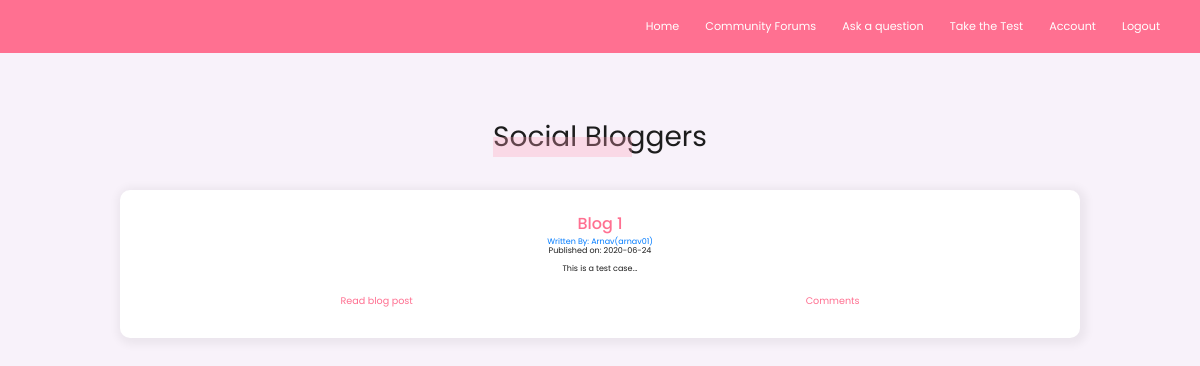
Before: / (signed in) with the older database file.
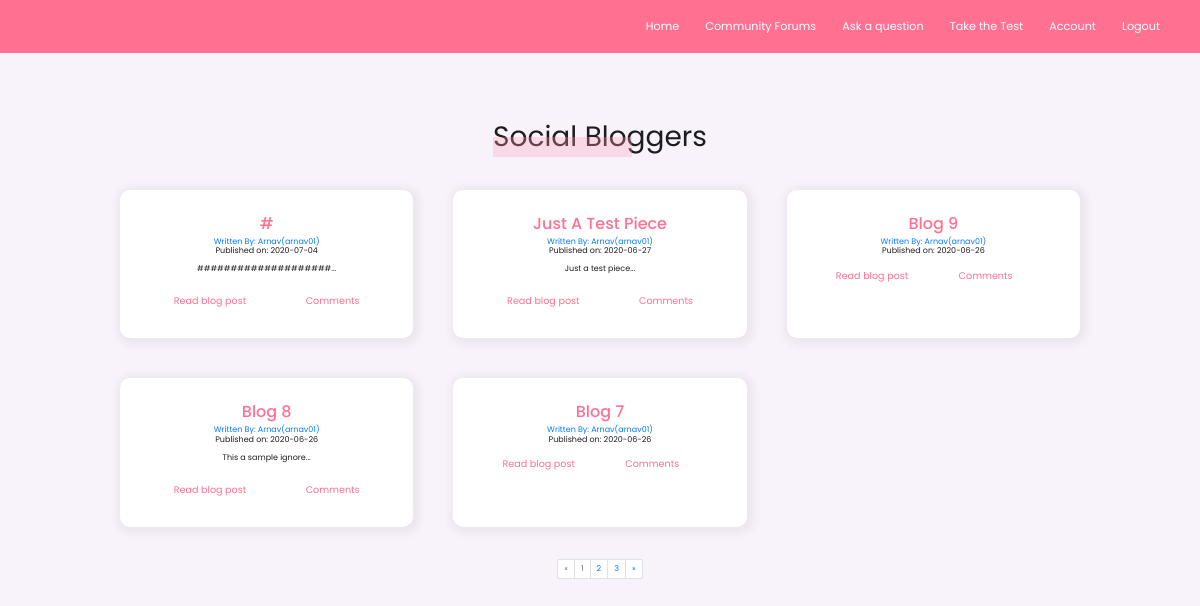
After: the same page with the newer database file.
### blogs/models.py (models this page shows, shortened)
class BlogPost(db.Model):
    __tablename__ = 'blogs'
    users = db.relationship(User)
    reply = db.relationship('Reply' , backref = 'blog_reply' , lazy = 'dynamic')
    blog_image = db.Column(db.String(64), nullable = False, default = 'None.png')
    id = db.Column(db.Integer,primary_key=True)
    user_id = db.Column(db.Integer,db.ForeignKey('users.id'),nullable=False)
    date = db.Column(db.DateTime,nullable = False,default=datetime.now)
    title = db.Column(db.String(140),nullable=False)
    text = db.Column(db.Text,nullable = False)

class User(db.Model,UserMixin):
    __tablename__ = 'users'
    id = db.Column(db.Integer,primary_key = True)
    fname = db.Column(db.String(64))
    profile_image = db.Column(db.String(64), nullable = False, default = 'Site_icon.png')
    email = db.Column(db.String(64),unique = True,index = True)
    username = db.Column(db.String(64),unique = True,index = True)
    password_hash = db.Column(db.String(128))
    reply = db.relationship('Reply' , backref = 'user_reply', lazy = 'dynamic')
    posts = db.relationship('BlogPost', backref = 'author' ,lazy = True)

### blogs/core/views.py (the view)
@core.route('/')
def index():
    maxi = 0
    n = 0
    mylist = [1]
    page = request.args.get('page',1,type = int)
    blog_posts = BlogPost.query.order_by(BlogPost.date.desc()).paginate(page=page,per_page=5)
    for page_num in blog_posts.iter_pages(left_edge=1, right_edge = 1, left_current=1, right_current=2):
        mylist.append(page_num)
        n+=1
    maxi = max(mylist)
    return render_template('index.htm',blog_posts=blog_posts, maxi  =maxi, n=n)

### blogs/models.py (called while the page is built)
@login_manager.user_loader
def load_user(user_id):
    return User.query.get(user_id)

### blogs/templates/index.htm (shortened to what this page needs)
{%extends "base.htm"%}
    {%block content%}
    <div class="blog-container" align ="center">
    <h1 class = "heading-1">Social Bloggers</h1><br>
    {%if current_user.is_authenticated%}
      <div class="blog-grid">
        {%for post in blog_posts.items%}
        {%if post.blog_image != 'None.png'%}
          <div class="blog__card">
            <div class="blog__card-body">
              <div class="">
                <h2><a class = 'blog__card-title mgb' href="{{url_for('blogpost.blog_post', blog_post_id=post.id)}}">{{post.title}}</a></h2>
                <a href="{{url_for('users.user_posts',username = post.author.username)}}">Written By: {{post.author.fname}}({{post.author.username}})</a>
                <p>Published on: {{post.date.strftime('%Y-%m-%d')}}</p>
                <div class="cta">
                  <a class = "btn-secondary" href="{{url_for('blogpost.blog_post', blog_post_id=post.id)}}">Read blog post</a>
                  <a class = "btn-secondary text-center" href="{{url_for('blogpost.make_reply', blog_post_id = post.id)}}">Comments</a><br>
                </div>
                </div>
            </div>
          </div>
          {%else%}
          <div class="blog__card">
            <div class="blog__card-body">
              <div class="">
                <h2><a class = 'blog__card-title mgb' href="{{url_for('blogpost.blog_post', blog_post_id=post.id)}}">{{post.title}}</a></h2>
                <a href="{{url_for('users.user_posts',username = post.author.username)}}">Written By: {{post.author.fname}}({{post.author.username}})</a>
                <p>Published on: {{post.date.strftime('%Y-%m-%d')}}</p>
                <p class="mgb">{{post.text[:20]}}...</p>
                <div class="cta">
                  <a class = "btn-secondary" href="{{url_for('blogpost.blog_post', blog_post_id=post.id)}}">Read blog post</a>
                  <a class = "btn-secondary text-center" href="{{url_for('blogpost.make_reply', blog_post_id = post.id)}}">Comments</a>
                </div>
                </div>
            </div>
          </div>
          {%endif%}
        {%endfor%}
        </div>
        {%if n > 1%}
        {%if current_user.is_authenticated%}
          <ul class="pagination justify-content-center">
            {%if blog_posts.page > 1%}
              <li class="page-item">
                <a class="page-link" href="{{url_for('core.index', page = blog_posts.page - 1)}}" aria-label="Previous">
                  <span aria-hidden="true">&laquo;</span>
                  <span class="sr-only">Previous</span>
                </a>
              </li>
            {%else%}
            <li class="page-item disabled">
              <a class="page-link" href="{{url_for('core.index', page = blog_posts.page)}}" aria-label="Previous">
                <span aria-hidden="true">&laquo;</span>
              </a>
            </li>
            {%endif%}
            {%for page_num in blog_posts.iter_pages(left_edge=1, right_edge = 1, left_current=1, right_current=2) %}
              {%if blog_posts.page == page_num%}
                <li class='page-item disabled'>
                  <a class="page-link" href="{{url_for('core.index',page=page_num)}}">{{page_num}}</a>
                </li>
              {%else%}
              <li class='page-item '>
                <a class="page-link" href="{{url_for('core.index',page=page_num)}}">{{page_num}}</a>
              </li>
              {%endif%}
            {%endfor%}
          {%if blog_posts.page < maxi%}
            <li class="page-item">
              <a class="page-link" href="{{url_for('core.index', page = blog_posts.page + 1)}}" aria-label="Next">
                <span aria-hidden="true">&raquo;</span>
              </a>
            </li>
          {%endif%}
          </ul>
        {%endif%}
        {%endif%}
    {%else%}
      <a href="{{url_for('users.register')}}">Sign up now</a><br>
      <a href="{{url_for('users.login')}}">Sign in</a><br>
    {%endif%}
</div>
{%endblock%}

### blogs/templates/base.htm (shortened to what this page needs)
<!DOCTYPE html>
<html lang="en" dir="ltr">
  <head>
    <link rel="stylesheet" href="https://stackpath.bootstrapcdn.com/bootstrap/4.5.0/css/bootstrap.min.css">
    <link rel="stylesheet" type="text/css" href="{{ url_for('static', filename='styles.css') }}">
  </head>
  <body class="">
    <nav class="navbar-change">
      <div class="navbar__links">
          <a class="navbar__link" href="{{url_for('core.info')}}">Home</a>
          <a class="navbar__link" href="{{url_for('core.index')}}">Community Forums</a>
          <a class="navbar__link" href="{{url_for('blogpost.create_post')}}">Ask a question</a>
          <a class="navbar__link" href="{{url_for('users.predict')}}">Take the Test</a>
          <a class="navbar__link" href="{{url_for('users.account')}}">Account</a>
          <a class="navbar__link" href="{{url_for('users.logout')}}">Logout</a>
      </div>
  </nav>
      {%block content%}
      {%endblock%}
  </body>
</html>

### blogs/static/styles.css (style rules this page uses)
html { font-size: 62.5% !important; box-sizing: border-box; scroll-behavior: smooth !important; }
@media only screen and (max-width: 75em) { html { font-size: 50% !important; } }
:root { --color-primary: #ff7091; --color-primary-light: #fe9fb5; --color-secondary: #ffae70; --color-secondary-light: #ffbb87; --color-black: #1d1d1d; --color-white: #fff; --color-grey-light: #f5f4f4; }
*, *::before, *::after { margin: 0; padding: 0; box-sizing: inherit; font-family: "Poppins", sans-serif; line-height: 1.2; text-decoration: none !important; }
body { background-color: var(--color-grey-light); color: var(--color-black); transition: all .3s ease-in-out; min-height: 100vh; overflow-x: hidden; }
.navbar-change { position: fixed; top: 0; left: 0; width: 100vw; display: flex; padding: 2.5rem 5rem; padding-left: 10rem; justify-content: space-between; align-items: center; z-index: 1001; background-color: var(--color-primary); }
.navbar__link:link, .navbar__link:visited { text-decoration: none; font-size: 1.4rem; color: var(--color-white); transition: all .2s ease-in-out; position: relative; }
.navbar__link:link:not(:last-child), .navbar__link:visited:not(:last-child) { margin-right: 3rem; }
.navbar__link::after { content: ""; position: absolute; background-color: var(--color-white); bottom: -1rem; left: 50%; width: 50%; height: 2.5px; transform: translateX(-50%) scaleY(0); transition: all .2s ease-in-out; }
.heading-1 { display: inline-block; position: relative; font-size: 3.5rem; font-weight: 400; }
.heading-1::after { position: absolute; content: ""; height: 20px; width: 65%; left: 0; bottom: -3px; background-color: var(--color-primary-light); opacity: .3; }
body { background-color: #f8f2fa; font-family: 'Pangolin', cursive; font-family: 'Ubuntu', sans-serif; }
nav { background-color: #ffffff; }
.pagination { display: inline-flex !important; }
ul { list-style: none; }
.mgb { margin-bottom: 2rem; }
.blog-container { width: 80%; margin: auto; padding-top: 15rem; }
.blog-grid { margin: 4rem auto; display: grid; grid-template-columns: repeat(auto-fit, minmax(30rem, 1fr)); gap: 5rem; }
.blog__card { background-color: var(--color-white); box-shadow: rgba(0, 0, 0, .05) 2px 2px 8px 5px; padding: 3rem; border-radius: 10px; }
.blog__card-title { font-size: 2rem; color: var(--color-primary); text-transform: capitalize; transition: all .2s ease-in-out; }
.btn-secondary { display: inline-block; font-size: 1.2rem; padding: .7rem 2rem; background-color: transparent; color: var(--color-primary); border: none; border-bottom: 2px transparent solid; border-radius: 0; transition: all .2s ease-in-out; }
.cta { display: flex; justify-content: space-around; align-items: center; }

Changed rows visible on the page:
removed BlogPost: title "Blog 1", author.fname "Arnav", author.username "arnav01", date "2020-06-24", text "This is a test case"
added BlogPost: title "#", author.fname "Arnav", author.username "arnav01", date "2020-07-04", text "####################"
added BlogPost: title "Just A Test Piece", author.fname "Arnav", author.username "arnav01", date "2020-06-27", text "Just a test piece"
added BlogPost: title "Blog 9", author.fname "Arnav", author.username "arnav01", date "2020-06-26"
added BlogPost: title "Blog 8", author.fname "Arnav", author.username "arnav01", date "2020-06-26", text "This a sample ignore"
added BlogPost: title "Blog 7", author.fname "Arnav", author.username "arnav01", date "2020-06-26"
Other visible differences:
new list line: "1"
new list line: "2"
new list line: "3"
